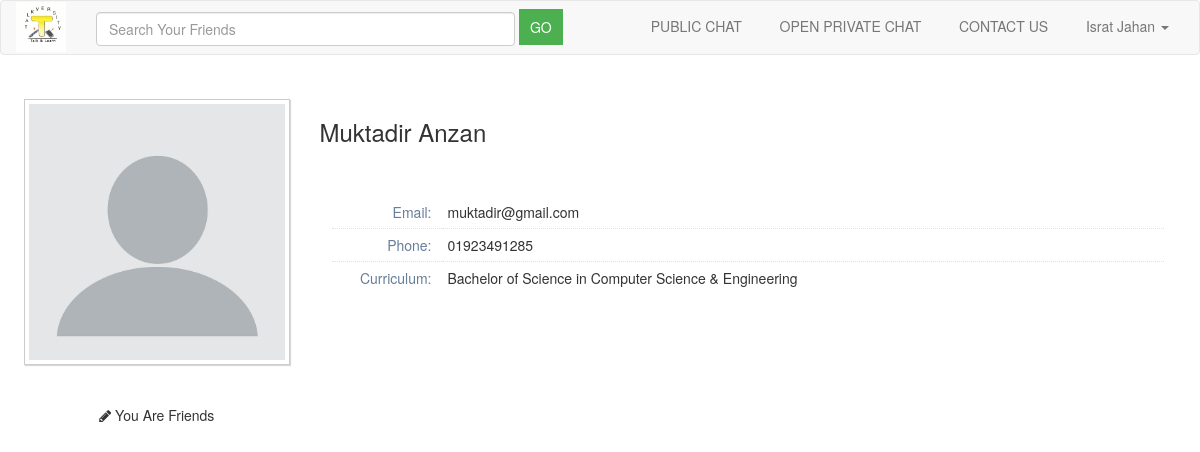
/profile.php?id=1 (signed in), run on the app's committed database.
### tables this page shows
CREATE TABLE `tbl_user` (
  `id` int(10) NOT NULL,
  `full_name` varchar(100) NOT NULL,
  `email` varchar(255) NOT NULL,
  `phone` varchar(100) NOT NULL,
  `password` varchar(255) NOT NULL,
  `curriculum` varchar(100) NOT NULL,
  `image` varchar(200) NOT NULL
);

### profile.php (the view, shortened to what this page needs)
<?php
include('database_connection.php');
?>
<head>
	<link href="https://cdnjs.cloudflare.com/ajax/libs/twitter-bootstrap/3.3.7/css/bootstrap.min.css" rel="stylesheet" id="bootstrap-css">
	<link rel="stylesheet" href="https://maxcdn.bootstrapcdn.com/font-awesome/4.3.0/css/font-awesome.min.css">
	</head>
	<body>
        <nav class="navbar navbar-default">
			<div class="container-fluid">
				<div class="navbar-header">
				<a class="navbar-brand" href="#">
				   <img alt="Brand" src="logo.jpg" style="max-width:50px; margin-top: -14px;">
			    </a>
				</div>
				<div class="collapse navbar-collapse" id="bs-example-navbar-collapse-1">
			        <form action="result.php" method="POST" class="navbar-form navbar-left">
                        <div class="form-group">
                          <input type="text" class="form-control"  name="name" id="name" size="50" autocomplete="off" placeholder="Search Your Friends">
                        </div>
                        <input type="submit" name="result" style="background-color: #4CAF50; border: none; color: white; padding: 8px 11px; cursor: pointer;" value="GO">
                    </form>
					<ul class="nav navbar-nav navbar-right">
						<li><a href="index.php">PUBLIC CHAT&nbsp;&nbsp;</a></li>
						<li><a href="create_chat.php">OPEN PRIVATE CHAT&nbsp;&nbsp;</a></li>
						<li><a href="#">CONTACT US&nbsp;&nbsp;</a></li>
						<li class="dropdown">
						<a  class="dropdown-toggle" data-toggle="dropdown" role="button" aria-haspopup="true" aria-expanded="false"><?php echo $_SESSION['username']; ?> <span class="caret"></span></a>
						</li>
					</ul>
				</div>
			</div>
		</nav>
		<div id="user-profile-2" class="user-profile">
			<div class="tabbable">
				<div class="tab-content no-border padding-24">
					<div id="home" class="tab-pane in active">
				    <?php
					    if(isset($_REQUEST['id']) || $_GET)
                        {
                            $id=$_REQUEST['id'];
                            $id1=$_GET['id'];
                            $statement = $connect->prepare("SELECT * FROM tbl_user WHERE id=?");
                            $statement->execute(array($id));
                            $result = $statement->fetchAll(PDO::FETCH_ASSOC);
                    ?>
						<div class="row">
							<div class="col-xs-12 col-sm-3 center">
						    <?php
	                            foreach($result as $row) {
                            ?>
								<span class="profile-picture">
									<img class="editable img-responsive" alt=" Avatar" id="avatar2" src="<?php echo $row['image']; ?>">
								</span>
							<?php
								}
							?>
								<br><br>
	                            <?php
	                            $uid=$_SESSION['user_id'];
	                            $statement1 = $connect->prepare("SELECT * FROM friend_request WHERE (request_from=? AND request_to=?) OR (request_from=? AND request_to=?)");
                                $statement1->execute(array($uid,$id,$id,$uid));
                                $result1 = $statement1->rowCount();
                                $statement2 = $connect->prepare("SELECT * FROM friendlist WHERE (friend1=? AND friend2=?) OR (friend1=? AND friend2=?)");
                                $statement2->execute(array($uid,$id,$id,$uid));
                                $result2 = $statement2->rowCount();
                                $statement3 = $connect->prepare("SELECT * FROM friendlist WHERE (friend1=? AND friend2=?) OR (friend1=? AND friend2=?)");
                                $statement3->execute(array($uid,$id1,$id1,$uid));
                                $result3 = $statement3->rowCount();
	                            if($result1 >0){
                                ?>
									<i class="ace-icon fa fa-pencil bigger-120"></i>
									<span class="bigger-110">Friend Request Pending</span>
								<?php
	                            }
	                            else if($result2 >0 || $result3 >0){
                                ?>
                                <i class="ace-icon fa fa-pencil bigger-120"></i>
								<span class="bigger-110">You Are Friends</span>
								<?php
	                            }
	                            ?>
							</div>
							<?php
	                        foreach($result as $row) {
                            ?>
							<div class="col-xs-12 col-sm-9">
								<h3 class="blue">
									<span class="middle"><?php echo $row['full_name']; ?></span>
								</h3>
								<br><br>
								<div class="profile-user-info">
									<div class="profile-info-row">
										<div class="profile-info-name"> Email: </div>
										<div class="profile-info-value">
											<span><?php echo $row['email']; ?></span>
										</div>
									</div>
									<div class="profile-info-row">
										<div class="profile-info-name"> Phone:  </div>
										<div class="profile-info-value">
											<span><?php echo  $row['phone']; ?></span>
										</div>
									</div>
									<div class="profile-info-row">
										<div class="profile-info-name"> Curriculum: </div>
										<div class="profile-info-value">
											<span><?php echo  $row['curriculum']; ?></span>
										</div>
									</div>
								</div>
								<?php
	                        }
                        }
                                ?>
					</div>
				</div>
			</div>
		</div>
	</body>

### profile.php (style rules this page uses)
body { margin-top:0px; }
.align-center, .center { text-align: center!important; }
.profile-user-info { display: table; width: 98%; width: calc(100% - 24px); margin: 0 auto }
.profile-info-row { display: table-row }
.profile-info-name, .profile-info-value { display: table-cell; border-top: 1px dotted #D5E4F1 }
.profile-info-name { text-align: right; padding: 6px 10px 6px 4px; font-weight: 400; color: #667E99; background-color: transparent; width: 110px; vertical-align: middle }
.profile-info-value { padding: 6px 4px 6px 6px }
.profile-info-row:first-child .profile-info-name, .profile-info-row:first-child .profile-info-value { border-top: none }
.profile-picture { border: 1px solid #CCC; background-color: #FFF; padding: 4px; display: inline-block; max-width: 100%; -webkit-box-sizing: border-box; -moz-box-sizing: border-box; box-sizing: border-box; box-shadow: 1px 1px 1px rgba(0, 0, 0, .15) }
.tab-content { border: 1px solid #C5D0DC; padding: 16px 12px; position: relative }
.tab-content.no-border { border: none; padding: 12px }
.tab-content.padding-24 { padding: 24px 18px }
.tab-content.no-border.padding-24 { padding: 24px }

### data on the page
tbl_user: image (placeholder picture), full_name "Muktadir Anzan", email "muktadir@gmail.com", phone "01923491285", curriculum "Bachelor of Science in Computer Science & Engineering"

### other printed values
$_SESSION['username'] "Israt Jahan"
